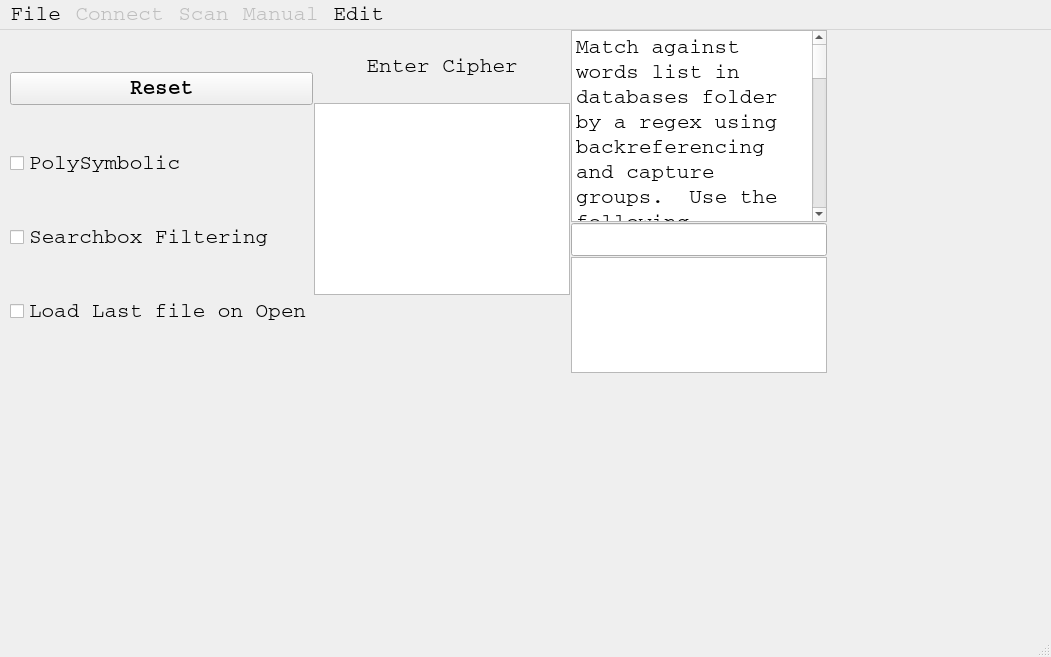
<?xml version="1.0" encoding="UTF-8"?>
<ui version="4.0">
 <class>CipherUI</class>
 <widget class="QMainWindow" name="CipherUI">
  <property name="geometry">
   <rect>
    <x>0</x>
    <y>0</y>
    <width>1051</width>
    <height>657</height>
   </rect>
  </property>
  <property name="sizePolicy">
   <sizepolicy hsizetype="Minimum" vsizetype="Minimum">
    <horstretch>0</horstretch>
    <verstretch>0</verstretch>
   </sizepolicy>
  </property>
  <property name="font">
   <font>
    <family>Courier</family>
    <pointsize>16</pointsize>
   </font>
  </property>
  <property name="windowTitle">
   <string>Cipher Helper</string>
  </property>
  <widget class="QWidget" name="centralwidget">
   <property name="sizePolicy">
    <sizepolicy hsizetype="Minimum" vsizetype="Minimum">
     <horstretch>1</horstretch>
     <verstretch>1</verstretch>
    </sizepolicy>
   </property>
   <widget class="QWidget" name="horizontalLayoutWidget">
    <property name="geometry">
     <rect>
      <x>10</x>
      <y>0</y>
      <width>1041</width>
      <height>601</height>
     </rect>
    </property>
    <layout class="QHBoxLayout" name="CipherUIHorizontalLayout" stretch="0,0,0">
     <property name="spacing">
      <number>1</number>
     </property>
     <property name="sizeConstraint">
      <enum>QLayout::SetFixedSize</enum>
     </property>
     <item>
      <layout class="QVBoxLayout" name="OptionsLayout">
       <property name="sizeConstraint">
        <enum>QLayout::SetFixedSize</enum>
       </property>
       <item>
        <widget class="QPushButton" name="ResetCipherButton">
         <property name="font">
          <font>
           <family>Courier</family>
           <pointsize>16</pointsize>
           <weight>75</weight>
           <bold>true</bold>
          </font>
         </property>
         <property name="text">
          <string>Reset</string>
         </property>
        </widget>
       </item>
       <item>
        <widget class="QCheckBox" name="PolySymbolic">
         <property name="text">
          <string>PolySymbolic</string>
         </property>
        </widget>
       </item>
       <item>
        <widget class="QCheckBox" name="SearchboxFiltering">
         <property name="text">
          <string>Searchbox Filtering</string>
         </property>
        </widget>
       </item>
       <item>
        <widget class="QCheckBox" name="LoadLast">
         <property name="text">
          <string>Load Last file on Open</string>
         </property>
        </widget>
       </item>
      </layout>
     </item>
     <item>
      <layout class="QVBoxLayout" name="VerticalLayout">
       <property name="spacing">
        <number>1</number>
       </property>
       <property name="sizeConstraint">
        <enum>QLayout::SetFixedSize</enum>
       </property>
       <item>
        <widget class="QLabel" name="label">
         <property name="text">
          <string>Enter Cipher</string>
         </property>
         <property name="alignment">
          <set>Qt::AlignCenter</set>
         </property>
        </widget>
       </item>
       <item>
        <widget class="QPlainTextEdit" name="Cipher">
         <property name="sizePolicy">
          <sizepolicy hsizetype="Minimum" vsizetype="Minimum">
           <horstretch>0</horstretch>
           <verstretch>0</verstretch>
          </sizepolicy>
         </property>
        </widget>
       </item>
       <item>
        <spacer name="verticalSpacer">
         <property name="orientation">
          <enum>Qt::Vertical</enum>
         </property>
         <property name="sizeType">
          <enum>QSizePolicy::Fixed</enum>
         </property>
         <property name="sizeHint" stdset="0">
          <size>
           <width>20</width>
           <height>5</height>
          </size>
         </property>
        </spacer>
       </item>
       <item>
        <widget class="QWidget" name="SolverMain" native="true">
         <property name="sizePolicy">
          <sizepolicy hsizetype="Minimum" vsizetype="Minimum">
           <horstretch>0</horstretch>
           <verstretch>0</verstretch>
          </sizepolicy>
         </property>
        </widget>
       </item>
      </layout>
     </item>
     <item>
      <layout class="QVBoxLayout" name="CipherVerticalLayout" stretch="0,0,0">
       <property name="sizeConstraint">
        <enum>QLayout::SetFixedSize</enum>
       </property>
       <item>
        <widget class="QPlainTextEdit" name="FilterHelp">
         <property name="sizePolicy">
          <sizepolicy hsizetype="Minimum" vsizetype="Minimum">
           <horstretch>0</horstretch>
           <verstretch>0</verstretch>
          </sizepolicy>
         </property>
         <property name="acceptDrops">
          <bool>false</bool>
         </property>
         <property name="readOnly">
          <bool>true</bool>
         </property>
         <property name="plainText">
          <string>Match against words list in databases folder by a regex using backreferencing and capture groups.  Use the following customized matching syntax for your words.

Unknown letters should be matched as &quot;.&quot;.

Repeated unknown characters should be listed using numbers, starting with 1.

Known characters obviously should be included.

Examples:


&quot;......&quot; if no translations are known.

&quot;.a1a1a&quot; if &quot;a&quot; is known with unknown &quot;n&quot; repeating and &quot;b&quot; not repeating.

&quot;b1n1n1&quot; if &quot;b&quot; and &quot;n&quot; are known with unknown &quot;a&quot; repeating.

&quot;b12121&quot; if &quot;b&quot; is known with unknown &quot;a&quot; and &quot;n&quot; repeating.</string>
         </property>
        </widget>
       </item>
       <item>
        <widget class="QLineEdit" name="wordFilter">
         <property name="sizePolicy">
          <sizepolicy hsizetype="Minimum" vsizetype="Minimum">
           <horstretch>0</horstretch>
           <verstretch>0</verstretch>
          </sizepolicy>
         </property>
         <property name="text">
          <string notr="true"/>
         </property>
        </widget>
       </item>
       <item>
        <widget class="QListWidget" name="wordSelection">
         <property name="sizePolicy">
          <sizepolicy hsizetype="Minimum" vsizetype="Minimum">
           <horstretch>0</horstretch>
           <verstretch>1</verstretch>
          </sizepolicy>
         </property>
         <property name="mouseTracking">
          <bool>true</bool>
         </property>
         <property name="tabletTracking">
          <bool>true</bool>
         </property>
         <property name="acceptDrops">
          <bool>false</bool>
         </property>
         <property name="sizeAdjustPolicy">
          <enum>QAbstractScrollArea::AdjustToContents</enum>
         </property>
         <property name="dragEnabled">
          <bool>true</bool>
         </property>
         <property name="dragDropMode">
          <enum>QAbstractItemView::DragDrop</enum>
         </property>
         <property name="sortingEnabled">
          <bool>true</bool>
         </property>
        </widget>
       </item>
      </layout>
     </item>
    </layout>
   </widget>
  </widget>
  <widget class="QMenuBar" name="menubar">
   <property name="geometry">
    <rect>
     <x>0</x>
     <y>0</y>
     <width>1051</width>
     <height>28</height>
    </rect>
   </property>
   <widget class="QMenu" name="menuFile">
    <property name="title">
     <string>File</string>
    </property>
    <widget class="QMenu" name="menuOpen">
     <property name="title">
      <string>Open</string>
     </property>
     <addaction name="actionOther"/>
    </widget>
    <addaction name="menuOpen"/>
    <addaction name="actionSave"/>
    <addaction name="actionSave_As"/>
    <addaction name="actionClose"/>
    <addaction name="actionExit"/>
   </widget>
   <widget class="QMenu" name="menuConnect">
    <property name="enabled">
     <bool>false</bool>
    </property>
    <property name="title">
     <string>Connect</string>
    </property>
   </widget>
   <widget class="QMenu" name="menuScan">
    <property name="enabled">
     <bool>false</bool>
    </property>
    <property name="title">
     <string>Scan</string>
    </property>
   </widget>
   <widget class="QMenu" name="menuManual">
    <property name="enabled">
     <bool>false</bool>
    </property>
    <property name="title">
     <string>Manual</string>
    </property>
   </widget>
   <widget class="QMenu" name="menuEdit">
    <property name="title">
     <string>Edit</string>
    </property>
    <addaction name="actionUndo"/>
    <addaction name="actionRedo"/>
   </widget>
   <addaction name="menuFile"/>
   <addaction name="menuConnect"/>
   <addaction name="menuScan"/>
   <addaction name="menuManual"/>
   <addaction name="menuEdit"/>
  </widget>
  <widget class="QStatusBar" name="statusbar"/>
  <action name="actionClose">
   <property name="text">
    <string>Close</string>
   </property>
   <property name="shortcut">
    <string>Ctrl+X</string>
   </property>
  </action>
  <action name="actionExit">
   <property name="text">
    <string>Exit</string>
   </property>
  </action>
  <action name="actionSave">
   <property name="text">
    <string>Save</string>
   </property>
   <property name="shortcut">
    <string>Ctrl+S</string>
   </property>
  </action>
  <action name="actionSave_As">
   <property name="text">
    <string>Save As...</string>
   </property>
   <property name="shortcut">
    <string>Ctrl+A</string>
   </property>
  </action>
  <action name="actionLast">
   <property name="text">
    <string>Last</string>
   </property>
  </action>
  <action name="actionOther">
   <property name="text">
    <string>Other</string>
   </property>
  </action>
  <action name="actionUndo">
   <property name="text">
    <string>Undo</string>
   </property>
   <property name="shortcut">
    <string>Ctrl+Z</string>
   </property>
  </action>
  <action name="actionRedo">
   <property name="text">
    <string>Redo</string>
   </property>
   <property name="shortcut">
    <string>Ctrl+Y</string>
   </property>
  </action>
 </widget>
 <resources/>
 <connections/>
</ui>
